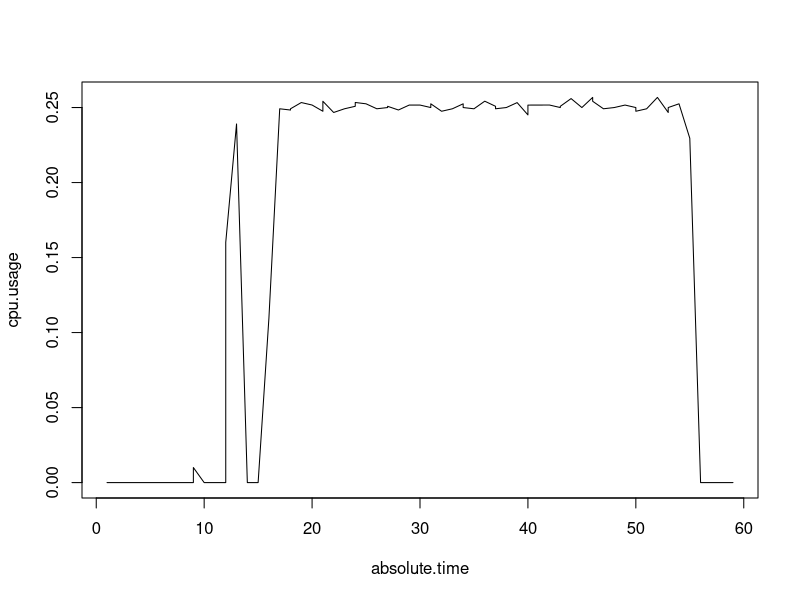

Reproduce this figure in R.
# read data from file
data <- read.table(file = "factorialdata.txt", header = TRUE)


# summarize time data

process.times <- data[, 1:4]
process.times$user.time <- process.times$utime + process.times$cutime
process.times$sys.time <- process.times$stime + process.times$cstime
process.times$total.time <- process.times$user.time + process.times$sys.time

cpu.times <- data[, 5:8]
cpu.times$total.time <- cpu.times$umode +
                        cpu.times$umodelowpriority +
                        cpu.times$smode +
                        cpu.times$idle

real.time <- data[, 9]
absolute.time <- real.time - real.time[1]  # time since the beggining of the experiment


summarized.time.data <- cbind(process.user.time = process.times$user.time,
                              process.sys.time = process.times$sys.time,
                              process.total.time = process.times$total.time,
                              cpu.total.time = cpu.times$total.time,
                              absolute.time)


# CPU usage

t0.time.data <- head(summarized.time.data, -1)
t1.time.data <- tail(summarized.time.data, -1)

process.time.between.t0.and.t1 <- t1.time.data[, 'process.total.time'] - t0.time.data[, 'process.total.time']
    cpu.time.between.t0.and.t1 <- t1.time.data[, 'cpu.total.time']     - t0.time.data[, 'cpu.total.time']

cpu.usage <- process.time.between.t0.and.t1 / cpu.time.between.t0.and.t1

cpu.usage.and.time <- cbind(absolute.time = t1.time.data[,'absolute.time'],
                            cpu.usage)


summary(cpu.usage.and.time)
plot(cpu.usage.and.time, type = 'l')
